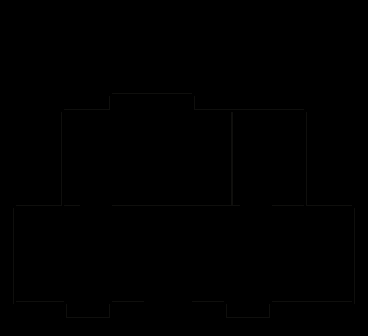

Rendered tile map (Tiled .tmx) drawn with the repository's tilesets; below, a short description and the map source with its tile grids summarised:
An orthogonal 23x21 tile map with 16x16 px tiles, 1 tile layer (collider_phy), 13 hidden layers not drawn, 5 tilesets.

<map version="1.10" tiledversion="1.10.2" orientation="orthogonal" renderorder="right-down" width="23" height="21" tilewidth="16" tileheight="16" infinite="0" nextlayerid="16" nextobjectid="1">
 <tileset firstgid="1" source="../PALands_DEMO/Tiler_Sets/PA_Floors.tsx" />
 <tileset firstgid="221" source="../PALands_DEMO/Tiler_Sets/PA_Buildings.tsx" />
 <tileset firstgid="2825" source="../PALands_DEMO/Tiler_Sets/PA_Basement.tsx" />
 <tileset firstgid="3148" source="../PALands_DEMO/Tiler_Sets/PA_DecProps.tsx" />
 <tileset firstgid="4558" source="../PALands_DEMO/Tiler_Sets/PA_Roofs.tsx" />
 <layer id="6" name="shadow" width="23" height="21" visible="0">
  <data>[483 cells, 76 non-empty, 5 distinct tile ids]</data>
 </layer>
 <layer id="7" name="floor" width="23" height="21" visible="0">
  <data>[483 cells, 227 non-empty, 10 distinct tile ids]</data>
 </layer>
 <layer id="5" name="collider_ext" width="23" height="21" visible="0">
  <data>[483 cells, 61 non-empty, 5 distinct tile ids]</data>
 </layer>
 <layer id="15" name="collider_phy" width="23" height="21">
  <data>[483 cells, 77 non-empty, 7 distinct tile ids]</data>
 </layer>
 <layer id="14" name="collider_int_02" width="23" height="21" visible="0">
  <data>[483 cells, 97 non-empty, 9 distinct tile ids]</data>
 </layer>
 <layer id="12" name="collider_int_01" width="23" height="21" visible="0">
  <data>[483 cells, 91 non-empty, 7 distinct tile ids]</data>
 </layer>
 <layer id="8" name="ext_wall_02" width="23" height="21" visible="0">
  <data>[483 cells, 66 non-empty, 59 distinct tile ids]</data>
 </layer>
 <layer id="2" name="ext_wall_01" width="23" height="21" visible="0">
  <data>[483 cells, 97 non-empty, 65 distinct tile ids]</data>
 </layer>
 <layer id="3" name="int_wall" width="23" height="21" visible="0">
  <data>[483 cells, 59 non-empty, 31 distinct tile ids]</data>
 </layer>
 <layer id="9" name="int_01" width="23" height="21" visible="0">
  <data>[483 cells, 22 non-empty, 5 distinct tile ids]</data>
 </layer>
 <layer id="10" name="int_02" width="23" height="21" visible="0">
  <data>[483 cells, 8 non-empty, 1 distinct tile ids]</data>
 </layer>
 <layer id="11" name="int_03" width="23" height="21" visible="0">
  <data>[483 cells, 2 non-empty, 2 distinct tile ids]</data>
 </layer>
 <layer id="1" name="ext_front" width="23" height="21" visible="0">
  <data>[483 cells, 142 non-empty, 76 distinct tile ids]</data>
 </layer>
 <layer id="4" name="top" width="23" height="21" visible="0">
  <data>[483 cells, 303 non-empty, 57 distinct tile ids]</data>
 </layer>
</map>
